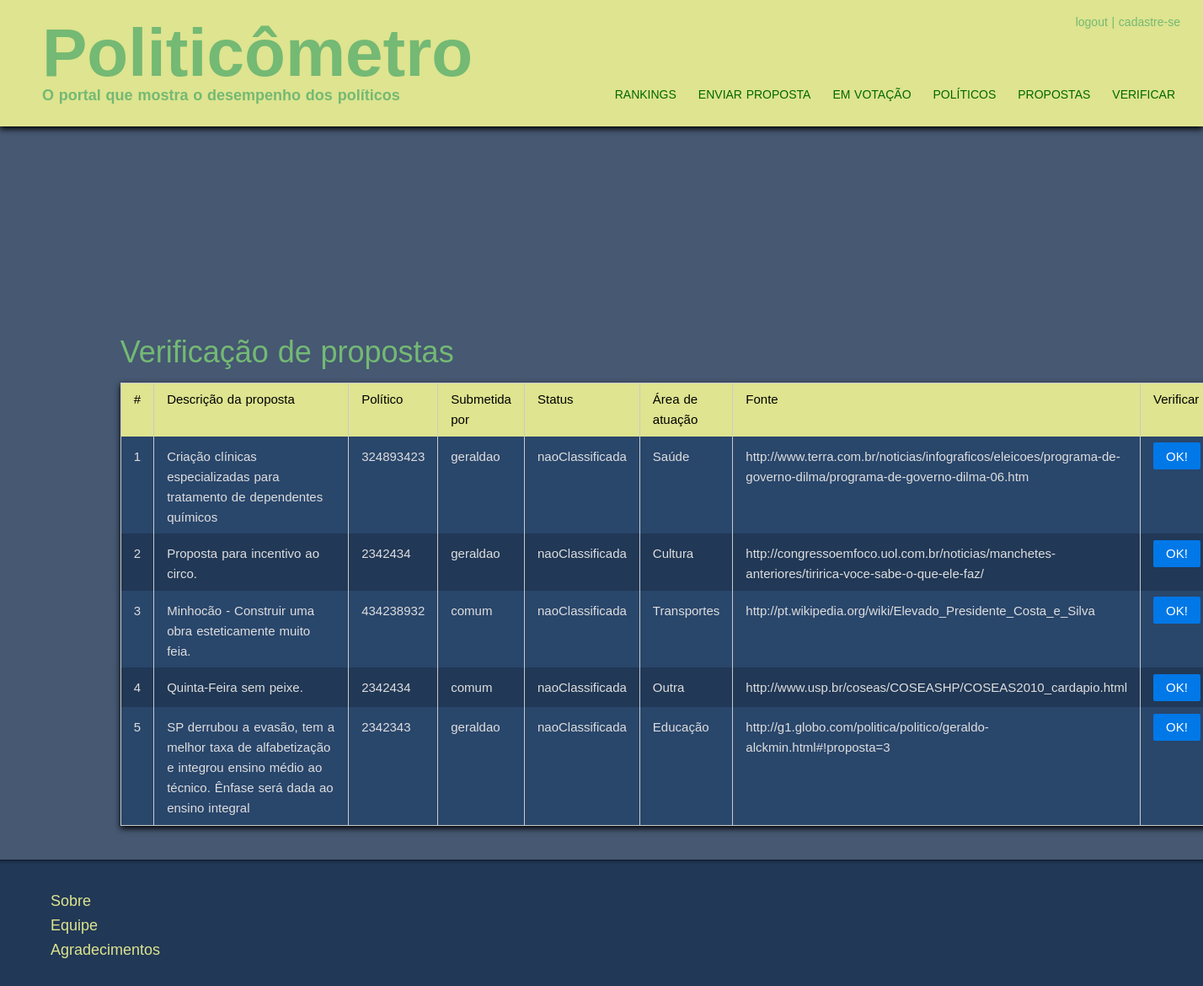
Screenshot of /politicometro/verificar.php (signed in) with the database file from the repository.
### tables this page shows
CREATE TABLE IF NOT EXISTS `proposta` (
  `id` int(11) NOT NULL AUTO_INCREMENT,
  `area` varchar(90) NOT NULL,
  `status` enum('cumprido','cumprindo','naoCumprido','naoClassificada') NOT NULL,
  `procedencia` tinyint(1) NOT NULL,
  `classificacao` enum('subjetiva','objetiva','naoClassificada') NOT NULL,
  `proponente` int(11) NOT NULL COMMENT 'deve conter o registro do político',
  `informante` varchar(90) NOT NULL COMMENT 'deve corresponder ao login de um usuário',
  `descricao` tinytext NOT NULL,
  `relevancia` enum('alta','media','baixa','naoClassificada') NOT NULL,
  `fonte` tinytext NOT NULL,
  PRIMARY KEY (`id`)
);

### politicometro/classes/Proposta.php (called while the page is built, shortened)
<?php
require_once(dirname(__FILE__).'/../DAL/Dao.php');
class Proposta {
	private $dao;
	private $id;
	private $areaAtuacao;
	private $statusCumprimento;
	private $proponente;
	private $informante;
	private $descricao;
	private $fonte;
	function __construct($area = 'none', $politico = 'none', $informante = 'none',
			$descricao = 'none', $fonte = 'none') {
		$this->dao = new Dao();
		$this->areaAtuacao = $area;
		$this->statusCumprimento = "naoClassificada";
		$this->proponente = $politico;
		$this->informante = $informante;
		$this->descricao = $descricao;
		$this->fonte = $fonte;
	}
	public function getAreaAtuacao() {
		return $this->areaAtuacao;
	}
	public function getStatusCumprimento() {
		return $this->statusCumprimento;
	}
	public function getProponente() {
		return $this->proponente;
	}
	public function getInformante() {
		return $this->informante;
	}
	public function getDescricao() {
		return $this->descricao;
	}
	public function getFonte() {
		return $this->fonte;
	}
	public function getID() {
		return $this->id;
	}
	public function getPropostaBD($id) {
		$entrada = $this->dao->getData('proposta', 'id', $id);
		$resource = array_pop($entrada);
		if ($resource) {
			$this->id = $id;
			$this->areaAtuacao = $resource['area'];
			$this->statusCumprimento = $resource['status'];
			$this->proponente = $resource['proponente'];
			$this->informante = $resource['informante'];
			$this->descricao = $resource['descricao'];
			$this->fonte = $resource['fonte'];
		}
	}
}
?>

### politicometro/DAL/Dao.php (called while the page is built, shortened)
<?php
class Dao {
	private $connection;
	private $host;
	function __construct($host = 'localhost') {
		$this->connection = $this->connectDB();
		$this->host = $host;
		mysqli_query($this->connection, "SET NAMES 'utf8'");
		mysqli_query($this->connection, 'SET character_set_connection=utf8');
		mysqli_query($this->connection, 'SET character_set_client=utf8');
		mysqli_query($this->connection, 'SET character_set_results=utf8');
	}
	private function connectDB($user = 'guest', $password = 'guest') {
		$connection = mysqli_connect($this->host, $user, $password);
		return $connection;
	}
	public function getData($table, $field, $value) {
		$query = "SELECT *
				  FROM {$table}
				  WHERE {$field} = '{$value}'";
		$resource = mysqli_query($this->connection, $query);
		if ($resource) {
			$entradas = array();
			while ($data = mysqli_fetch_array($resource))
				array_push($entradas, $data);
			return $entradas;
		}
	}
}
?>

### politicometro/verificar.php (the view, shortened to what this page needs)
<?php
include(dirname(__FILE__)."/includes/cabecalho.php");
require_once(dirname(__FILE__)."/classes/Proposta.php");
?>
<h2>Verificação de propostas</h2>
<table class="pure-table" action="index.php" method="post">
    <thead>
        <tr>
            <th>#</th>
            <th class="large">Descrição da proposta</th>
            <th>Político</th>
            <th>Submetida por</th>
            <th>Status</th>
            <th>Área de atuação</th>
            <th>Fonte</th>
            <th>Verificar</th>
        </tr>
    </thead>
    <tbody>
<?php
	$dao = new Dao();
	$data = $dao->getDataFromColumn('id', 'proposta', 'procedencia', 0);
	$propostas = array();
	foreach ($data as $proposta) {
		$propostaAtual = new Proposta();
		$propostaAtual->getPropostaBD(array_pop($proposta));
		array_push($propostas, $propostaAtual);
	}
	$i = 0;
	foreach ($propostas as $proposta) {
		if ($i %2 == 0)
			echo "<tr class=\"table-odd\">";
		else
			echo "<tr>";
		echo "<td>".++$i."</td>".
		     "<td>".$proposta->getDescricao()."</td>".
		     "<td>".$proposta->getProponente()."</td>".
		     "<td>".$proposta->getInformante()."</td>".
			 "<td>".$proposta->getStatusCumprimento()."</td>".
			 "<td>".$proposta->getAreaAtuacao()."</td>".
			 "<td>".$proposta->getFonte()."</td>".
		     "<td> <button type=\"submit\" name=\"{$proposta->getID()}\" ".
		     "class=\"pure-button pure-button-primary\">OK!</button></td>";
	}
?>
    </tbody>
</table>
<?php
include("includes/rodape.php");
?>

### rows the page displays
proposta: descricao "Criação clínicas especializadas para tratamento de dependentes químicos", proponente "324893423", informante "geraldao", status "naoClassificada", area "Saúde", fonte "http://www.terra.com.br/noticias/infograficos/eleicoes/programa-de-governo-dilma/programa-de-governo-dilma-06.htm"
proposta: descricao "Proposta para incentivo ao circo.", proponente "2342434", informante "geraldao", status "naoClassificada", area "Cultura", fonte "http://congressoemfoco.uol.com.br/noticias/manchetes-anteriores/tiririca-voce-sabe-o-que-ele-faz/"
proposta: descricao "Minhocão - Construir uma obra esteticamente muito feia.", proponente "434238932", informante "comum", status "naoClassificada", area "Transportes", fonte "http://pt.wikipedia.org/wiki/Elevado_Presidente_Costa_e_Silva"
proposta: descricao "Quinta-Feira sem peixe.", proponente "2342434", informante "comum", status "naoClassificada", area "Outra", fonte "http://www.usp.br/coseas/COSEASHP/COSEAS2010_cardapio.html"
proposta: descricao "SP derrubou a evasão, tem a melhor taxa de alfabetização e integrou ensino médio ao técnico. Ênfase será dada ao ensino integral", proponente "2342343", informante "geraldao", status "naoClassificada", area "Educação", fonte "http://g1.globo.com/politica/politico/geraldo-alckmin.html#!proposta=3"
